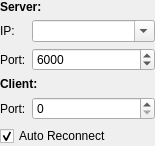
<?xml version="1.0" encoding="UTF-8"?>
<ui version="4.0">
 <class>chanTCPClient</class>
 <widget class="QWidget" name="chanTCPClient">
  <property name="geometry">
   <rect>
    <x>0</x>
    <y>0</y>
    <width>155</width>
    <height>144</height>
   </rect>
  </property>
  <property name="windowTitle">
   <string>Form</string>
  </property>
  <layout class="QFormLayout" name="formLayout">
   <property name="leftMargin">
    <number>0</number>
   </property>
   <property name="topMargin">
    <number>0</number>
   </property>
   <property name="rightMargin">
    <number>0</number>
   </property>
   <property name="bottomMargin">
    <number>0</number>
   </property>
   <item row="0" column="0" colspan="2">
    <widget class="QLabel" name="lbl_server_addr">
     <property name="font">
      <font>
       <weight>75</weight>
       <bold>true</bold>
      </font>
     </property>
     <property name="text">
      <string>Server:</string>
     </property>
    </widget>
   </item>
   <item row="1" column="0">
    <widget class="QLabel" name="lbl_server_ip">
     <property name="text">
      <string>IP:</string>
     </property>
    </widget>
   </item>
   <item row="1" column="1">
    <widget class="QComboBox" name="cmb_server_ip">
     <property name="editable">
      <bool>true</bool>
     </property>
     <property name="insertPolicy">
      <enum>QComboBox::NoInsert</enum>
     </property>
    </widget>
   </item>
   <item row="2" column="0">
    <widget class="QLabel" name="lbl_server_port">
     <property name="text">
      <string>Port:</string>
     </property>
    </widget>
   </item>
   <item row="2" column="1">
    <widget class="QSpinBox" name="spn_server_port">
     <property name="minimum">
      <number>1</number>
     </property>
     <property name="maximum">
      <number>65535</number>
     </property>
     <property name="value">
      <number>6000</number>
     </property>
    </widget>
   </item>
   <item row="3" column="0" colspan="2">
    <widget class="QLabel" name="lbl_client_addr">
     <property name="font">
      <font>
       <weight>75</weight>
       <bold>true</bold>
      </font>
     </property>
     <property name="text">
      <string>Client:</string>
     </property>
    </widget>
   </item>
   <item row="4" column="0">
    <widget class="QLabel" name="lbl_client_port">
     <property name="text">
      <string>Port:</string>
     </property>
    </widget>
   </item>
   <item row="4" column="1">
    <widget class="QSpinBox" name="spn_client_port">
     <property name="toolTip">
      <string>0 = auto</string>
     </property>
     <property name="maximum">
      <number>65535</number>
     </property>
    </widget>
   </item>
   <item row="5" column="0" colspan="2">
    <layout class="QHBoxLayout" name="horizontalLayout">
     <item>
      <widget class="QCheckBox" name="chk_reconnect">
       <property name="text">
        <string>Auto Reconnect</string>
       </property>
       <property name="checked">
        <bool>true</bool>
       </property>
      </widget>
     </item>
     <item>
      <widget class="QLabel" name="lbl_reconnect">
       <property name="text">
        <string/>
       </property>
      </widget>
     </item>
    </layout>
   </item>
  </layout>
 </widget>
 <resources/>
 <connections/>
</ui>
